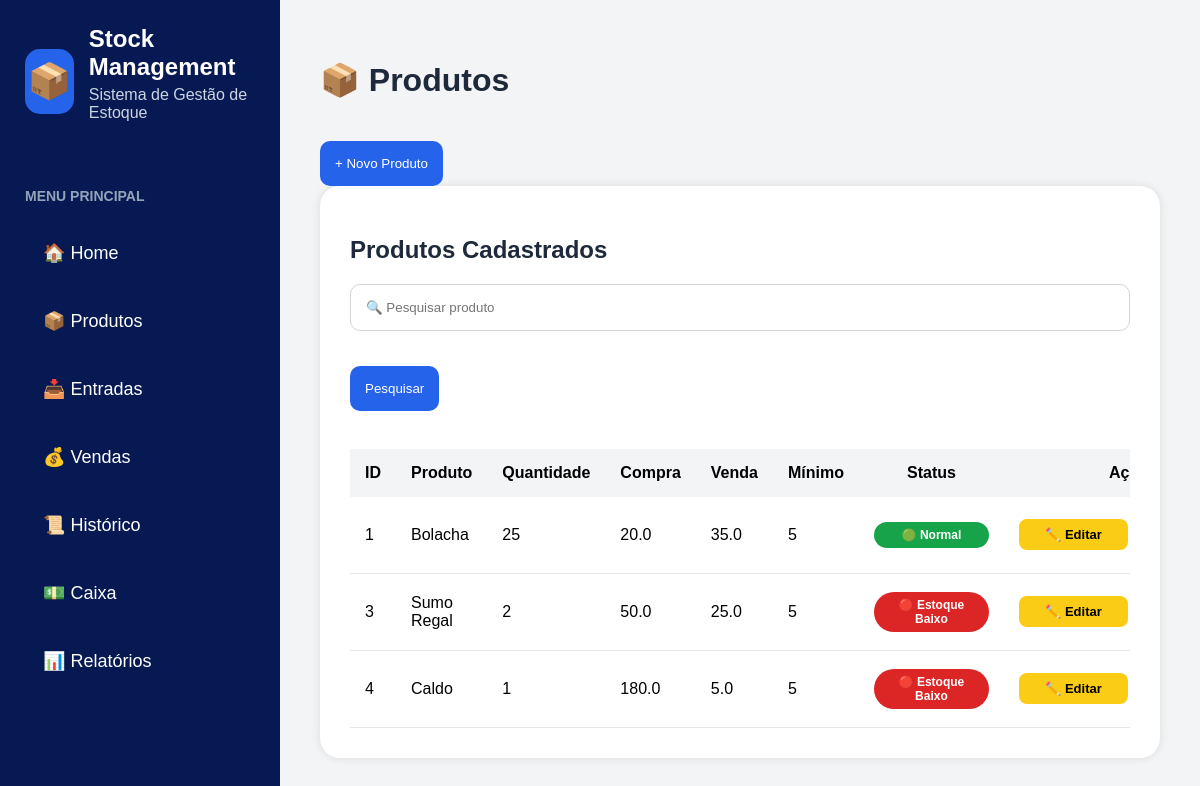
/products, run on an earlier commit of the app's database.
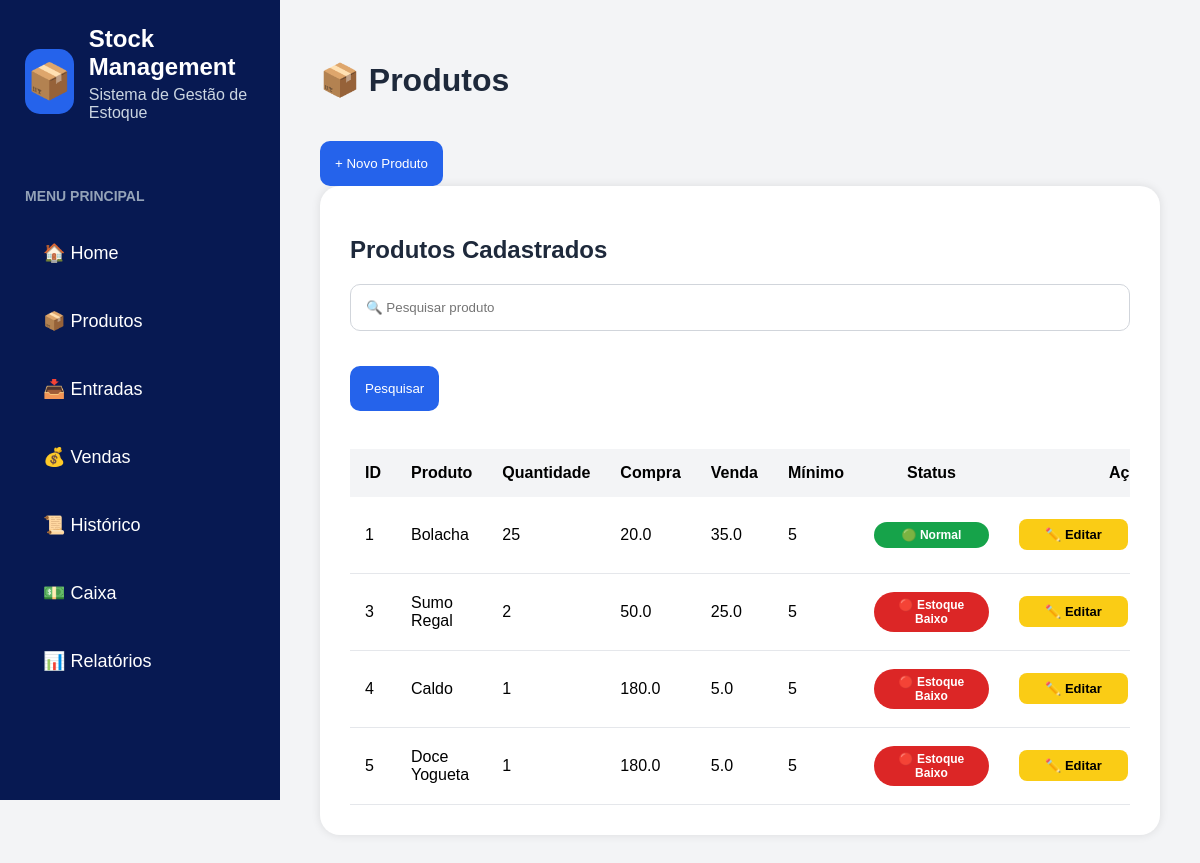
And on a later commit of the database.
### tables this page shows
CREATE TABLE products (
    id INTEGER PRIMARY KEY AUTOINCREMENT,
    name TEXT NOT NULL,
    quantity INTEGER NOT NULL,
    purchase_price REAL NOT NULL,
    selling_price REAL NOT NULL
, minimum_stock INTEGER DEFAULT 5);

### app.py (the view, shortened to what this page needs)
@app.route('/products', methods=['GET', 'POST'])
def products():
    connection = sqlite3.connect('database/database.db')
    cursor = connection.cursor()
    search = request.args.get('search')
    if search:
        cursor.execute(
            '''
            SELECT *
            FROM products
            WHERE name LIKE ?
            ''',
            ('%' + search + '%',)
        )
    else:
        cursor.execute(
            'SELECT * FROM products'
        )
    products_list = cursor.fetchall()
    connection.close()
    return render_template(
        'products.html',
        products=products_list,
        edit_product=None
    )

### templates/products.html (shortened to what this page needs)
{% extends 'base.html' %}
{% block content %}
<h1>📦 Produtos</h1>
<button
class="btn-blue"
onclick="toggleForm()"
>
+ Novo Produto
</button>
<div class="card">
<h2>Produtos Cadastrados</h2>
<form method="GET">
<input
type="text"
name="search"
placeholder="🔍 Pesquisar produto"
>
<button class="btn-blue">
Pesquisar
</button>
</form>
<br>
<div class="table-container">
<table>
<tr>
<th>ID</th>
<th>Produto</th>
<th>Quantidade</th>
<th>Compra</th>
<th>Venda</th>
<th>Mínimo</th>
<th>Status</th>
<th>Ações</th>
</tr>
{% for product in products %}
<tr>
<td>{{ product[0] }}</td>
<td>{{ product[1] }}</td>
<td>{{ product[2] }}</td>
<td>{{ product[3] }}</td>
<td>{{ product[4] }}</td>
<td>{{ product[5] }}</td>
<td>
{% if product[2] <= product[5] %}
<span class="low-stock">
🔴 Estoque Baixo
</span>
{% else %}
<span class="normal-stock">
🟢 Normal
</span>
{% endif %}
<td class="actions">
    <a
    href="/edit_product/{{ product[0] }}"
    class="btn-yellow"
    >
        ✏️ Editar
    </a>
</td>
{% endfor %}
</table>
</div>
</div>
{% endblock %}

### templates/base.html (shortened to what this page needs)
<!DOCTYPE html>
<html>
<head>
    <link rel="stylesheet"
          href="{{ url_for('static', filename='style.css') }}">
</head>
<body>
<div class="sidebar">
    <div class="logo">
        <div class="logo-icon">
            📦
        </div>
        <div>
            <h2>Stock Management</h2>
            <p>Sistema de Gestão de Estoque</p>
        </div>
    </div>
    <div class="menu-title">
        MENU PRINCIPAL
    </div>
    <div class="menu">
    <a href="/">🏠 Home</a>
    <a href="/products">📦 Produtos</a>
    <a href="/entries">📥 Entradas</a>
    <a href="/sales">💰 Vendas</a>
    <a href="/movements">📜 Histórico</a>
    <a href="/cashflow">💵 Caixa</a>
    <a href="/reports">📊 Relatórios</a>
</div>
</div>
<div class="content">
    {% block content %}
    {% endblock %}
</div>
</body>
</html>

### static/style.css (style rules this page uses)
body { margin:0; background:#f3f4f6; font-family:Arial, sans-serif; }
.sidebar { position:fixed; left:0; top:0; width:280px; height:100vh; background:#071952; padding:25px; box-sizing:border-box; color:white; }
.logo { display:flex; align-items:center; gap:15px; }
.logo-icon { width:65px; height:65px; background:#2563eb; border-radius:15px; display:flex; justify-content:center; align-items:center; font-size:35px; }
.logo h2 { margin:0; color:white; }
.logo p { margin-top:5px; color:#cbd5e1; }
.menu-title { margin-top:50px; margin-bottom:20px; color:#94a3b8; font-size:14px; font-weight:bold; }
.menu a { display:block; text-decoration:none; color:white; font-size:18px; padding:18px; border-radius:15px; margin-bottom:10px; transition:0.3s; }
.content { margin-left:280px; padding:40px; }
h1,h2 { color:#1e293b; }
.card { background:white; padding:30px; border-radius:20px; margin-bottom:30px; box-shadow:0px 0px 10px rgba(0,0,0,0.1); }
input { width:100%; padding:15px; border:1px solid #d1d5db; border-radius:10px; box-sizing:border-box; }
.btn-blue { background:#2563eb; color:white; border:none; padding:15px; border-radius:10px; margin-top:20px; cursor:pointer; }
.btn-yellow { background:#facc15; color:black; padding:8px 12px; border-radius:8px; text-decoration:none; display:block; width:85px; text-align:center; margin-bottom:8px; font-size:13px; font-weight:bold; }
table { width:100%; border-collapse:collapse; }
th { background:#f3f4f6; padding:15px; }
td { padding:15px; border-bottom:1px solid #e5e7eb; }
.actions { display:flex; gap:10px; }
form { margin-bottom:20px; }
input { margin-bottom:15px; }
.low-stock { background:#dc2626; color:white; padding:6px 10px; border-radius:20px; display:inline-block; text-align:center; min-width:95px; font-size:12px; font-weight:bold; }
.normal-stock { background:#16a34a; color:white; padding:6px 10px; border-radius:20px; display:inline-block; text-align:center; min-width:95px; font-size:12px; font-weight:bold; }
.actions { min-width:110px; text-align:center; }
.actions a { margin:auto; }
.table-container { overflow-x:auto; }

What changed in the data, as far as the page shows it:
added products: id "5", name "Doce Yogueta", quantity "1", purchase_price "180.0", selling_price "5.0", minimum_stock "5", shows "🔴 Estoque Baixo"
